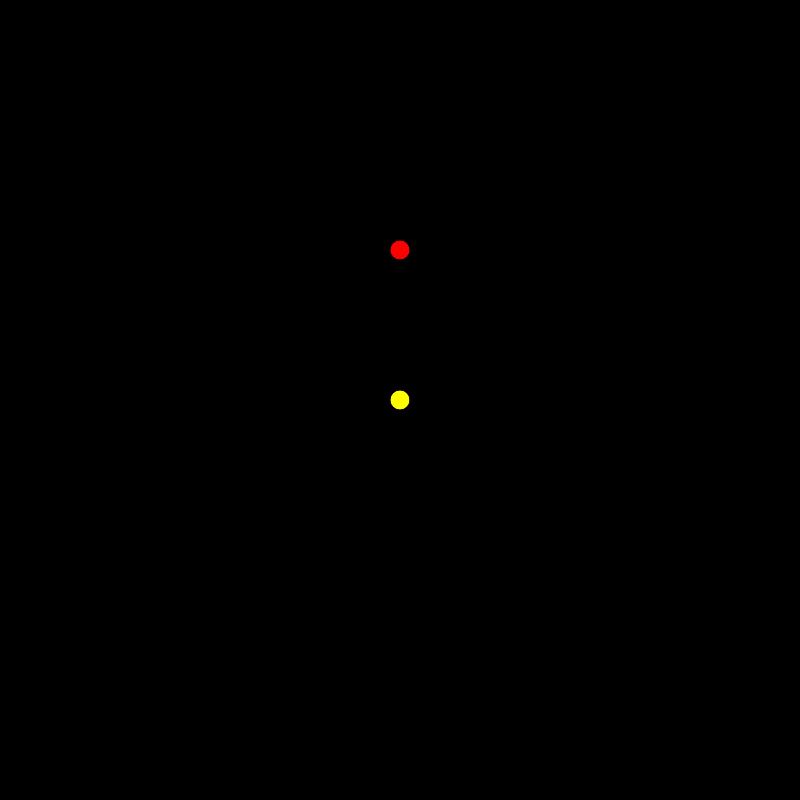
Frame 1 (no input)
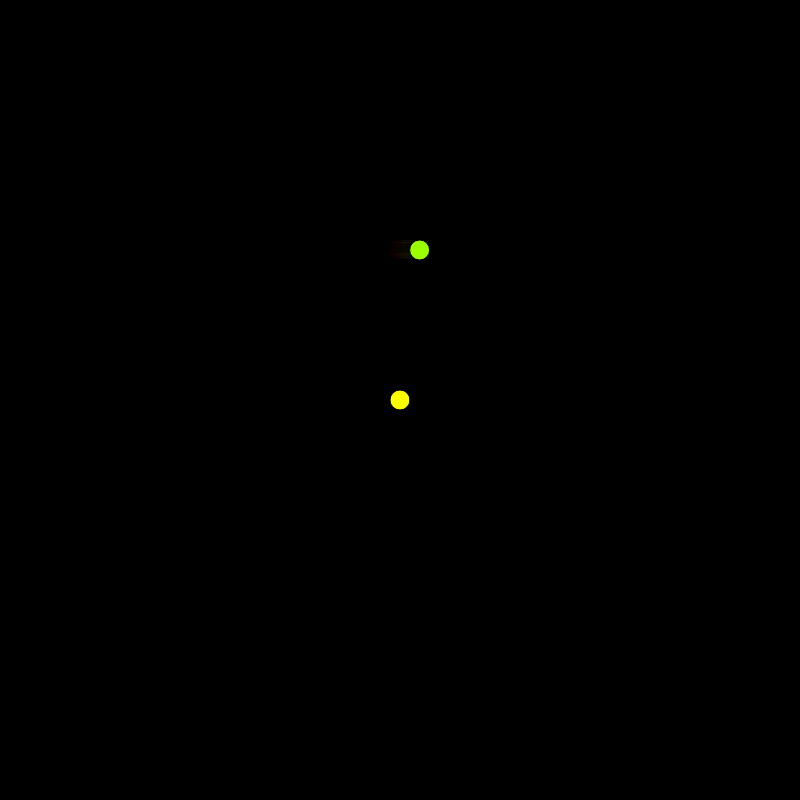
Frame 60 (no input)
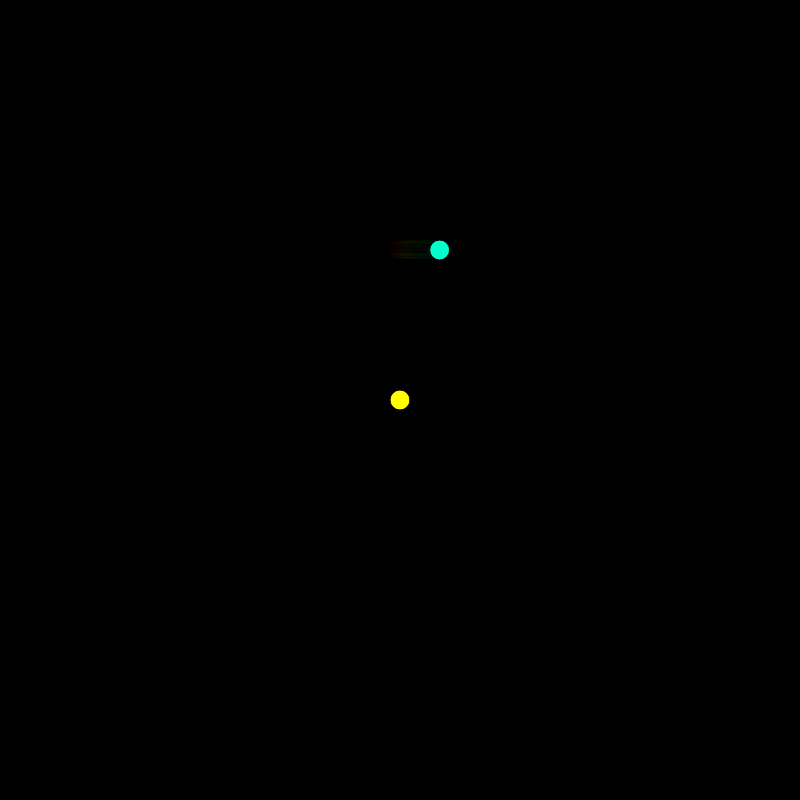
Frame 120 (the mouse pressed at the canvas centre since frame 60)

The p5.js sketch that drew these frames (run headless with seeded random() and noise() and a simulated clock; from frame 60 on, the mouse is pressed at the canvas centre):

// p5.js sketch
// ── sketch.js
const G = 6.67 * 10 ** (-11);
const GRAVITY_POWER = -2; // Bertrand's Theorem: only 1 and -2 can closed orbits that are not circular

let sun;
let planet;
let vel;
let massSlider;

let paused;
let timeSlider;

let hue;
let hueIncreasing;

function setup() {
    colorMode(HSB, 255);
    angleMode(DEGREES);
    frameRate(60);

    createCanvas(800, 800);
    background("black")
    
    sun = createVector(400, 400);
    planet = createVector(400, 250);

    // ------ CONTROL INITIAL VELOCITY FROM HERE ------

    // Cartesian Coordinates
    //vel = createVector(50, 0);
    
    // Polar Coordinates
    let r = 20;
    let theta = 90 - 0;
    vel = createVector(r * sin(theta), r * cos(theta));

    // ------------------------------------------------

    let mass = p5.Vector.sub(planet, sun).mag() ** (GRAVITY_POWER - 1) * vel.magSq() / G; // Circular Motion: M = r^(GRAVITY_POWER -1 ) v^2 / G
    massSlider = createSlider(mass - mass * 0.5, mass + mass * 0.5, mass, 0);

    paused = false;
    timeSlider = createSlider(1, 100, 1, 0);

    hue = 0;
    hueIncreasing = true;
}

function draw() {
    fill(hue, 255, 255);
    circle(planet.x, planet.y, 20);
    
    if(hueIncreasing)
        hue++;
    else
        hue--;

    if(hue == 255 || hue == 0)
        hueIncreasing = !hueIncreasing;

    fill("yellow");
    circle(sun.x, sun.y, 20);

    let radius = p5.Vector.sub(sun, planet);
    let accel = radius.copy();
    accel.setMag(G * massSlider.value() * radius.mag() ** GRAVITY_POWER);

    let scaledDeltaT = deltaTime / 1000 * timeSlider.value();
    vel.add(p5.Vector.mult(accel, scaledDeltaT));
    planet.add(p5.Vector.mult(vel, scaledDeltaT));
}

function pauseSimulation() {
    paused = !paused;
    if(paused)
        noLoop();
    else
        loop();
}

function clearScreen() {
    background("black");
}
// ── style.css
body {
    background-color: rgb(100, 100, 100);
}
